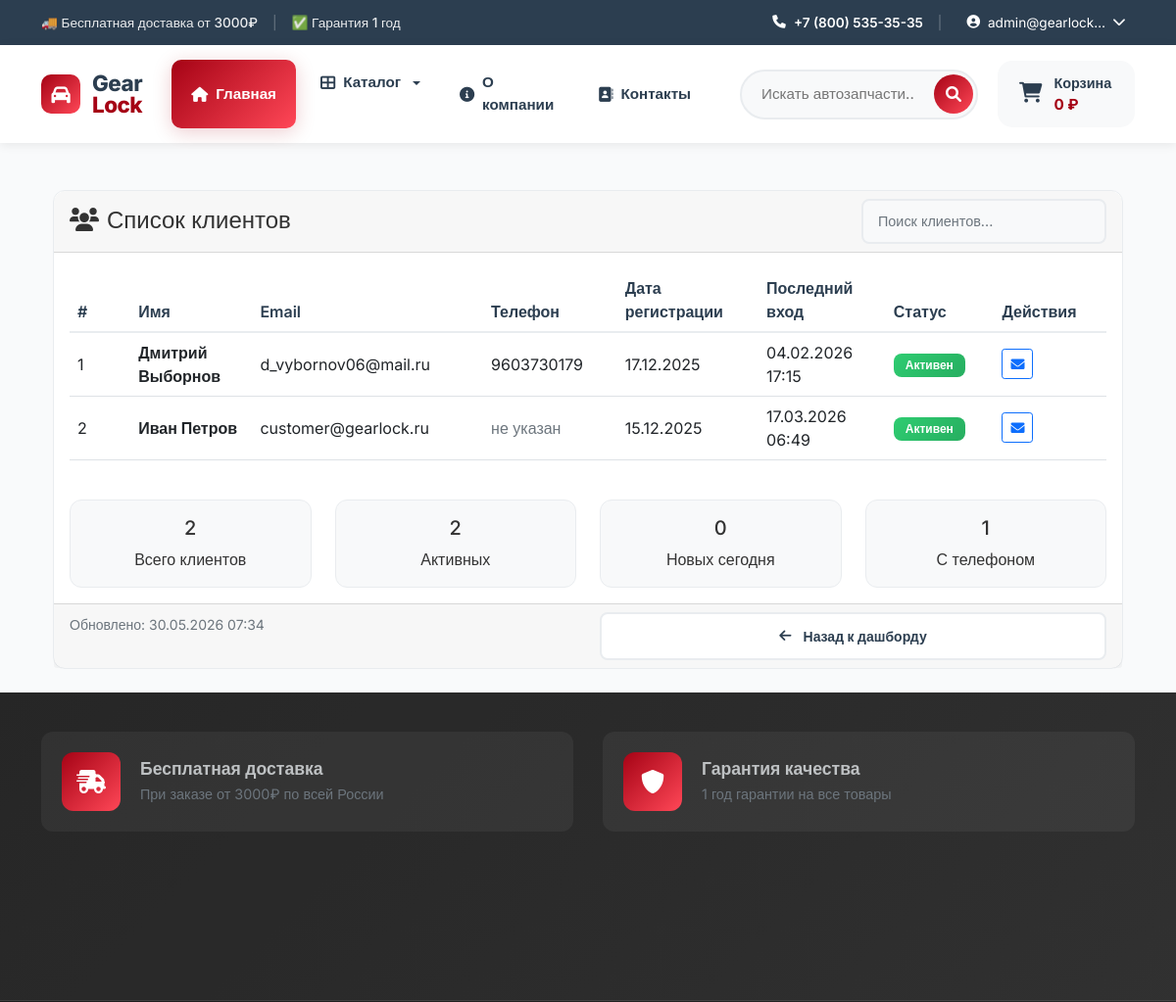
Page /users/customers/ (signed in, upper part) on the earlier database version.
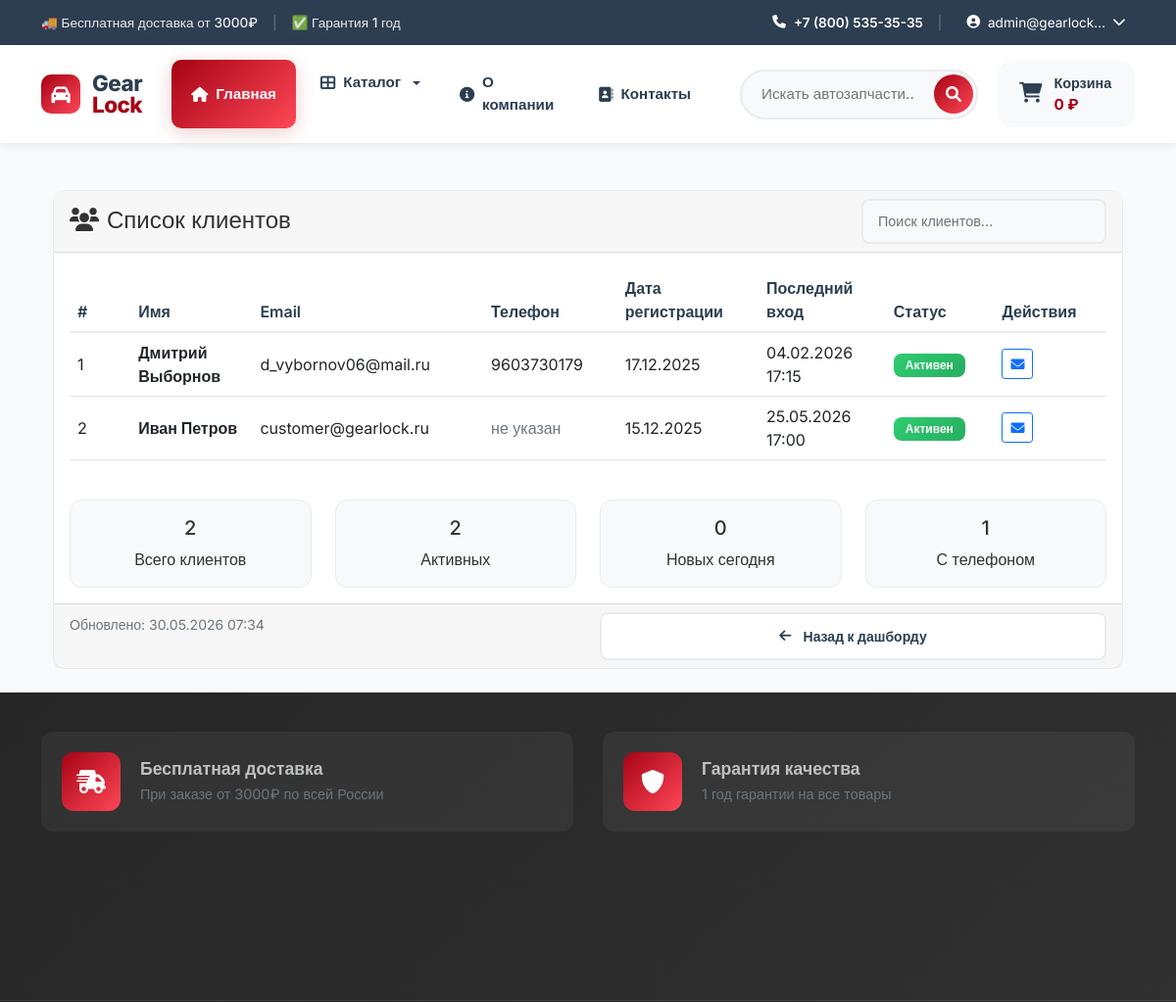
Same page on the later database version.
### users/models.py (models this page shows, shortened)
class User(AbstractUser):
    email = models.EmailField(_('email address'), unique=True)
    role = models.ForeignKey(
        Role,
        on_delete=models.SET_NULL,
        null=True,
        blank=True,
        verbose_name='Роль',
        related_name='users'
    )
    phone = models.CharField('Телефон', max_length=20, blank=True)
    address = models.TextField('Адрес', blank=True)
    postal_code = models.CharField('Почтовый индекс', max_length=20, blank=True)
    birth_date = models.DateField('Дата рождения', null=True, blank=True)
    USERNAME_FIELD = 'email'
    REQUIRED_FIELDS = ['username', 'first_name']
    class Meta:
        verbose_name = 'Пользователь'
        verbose_name_plural = 'Пользователи'

### users/views.py (the view)
# urls.py: path('customers/', views.customer_list, name='customer_list'),
@login_required
@manager_required
def customer_list(request):
    from django.utils import timezone
    from datetime import timedelta
    customers = User.objects.filter(role__name='customer').order_by('-date_joined')
    today = timezone.now().date()
    active_customers = customers.filter(is_active=True).count()
    new_customers_today = customers.filter(date_joined__date=today).count()
    customers_with_phone = customers.exclude(phone='').count()
    context = {
        'customers': customers,
        'active_customers': active_customers,
        'new_customers_today': new_customers_today,
        'customers_with_phone': customers_with_phone,
    }
    return render(request, 'users/customer_list.html', context)

### cart/cart.py (called while the page is built)
    def get_total_price(self):
        return sum(
            float(item['price']) * item['quantity']
            for item in self.cart.values()
        )

    def __len__(self):
        return sum(item['quantity'] for item in self.cart.values())

### cart/context_processors.py (called while the page is built)
def cart(request):
    return {'cart': Cart(request)}

### catalog/context_processors.py (called while the page is built)
def categories(request):
    main_categories = Category.objects.filter(
        parent__isnull=True
    ).exclude(
        slug=''
    ).exclude(
        slug__isnull=True
    ).prefetch_related('children').order_by('order', 'name')
    return {
        'categories': main_categories,
        'all_categories': Category.objects.exclude(slug='').exclude(slug__isnull=True)
    }

### templates/users/customer_list.html (shortened to what the changed rows need)
{% extends 'base.html' %}
{% load static %}
{% block content %}
<div class="container mt-4">
    <div class="row">
        <div class="col-12">
            <div class="card">
                <div class="card-body">
                    {% if customers %}
                        <div class="table-responsive">
                            <table class="table table-hover" id="customersTable">
                                <thead>
                                    <tr>
                                        <th>#</th>
                                        <th>Имя</th>
                                        <th>Email</th>
                                        <th>Телефон</th>
                                        <th>Дата регистрации</th>
                                        <th>Последний вход</th>
                                        <th>Статус</th>
                                        <th>Действия</th>
                                    </tr>
                                </thead>
                                <tbody>
                                    {% for customer in customers %}
                                        <tr>
                                            <td>{{ forloop.counter }}</td>
                                            <td>
                                                <strong>
                                                    {{ customer.get_full_name|default:customer.username }}
                                                </strong>
                                            </td>
                                            <td>{{ customer.email }}</td>
                                            <td>
                                                {% if customer.phone %}
                                                    {{ customer.phone }}
                                                {% else %}
                                                    <span class="text-muted">не указан</span>
                                                {% endif %}
                                            </td>
                                            <td>{{ customer.date_joined|date:"d.m.Y" }}</td>
                                            <td>
                                                {% if customer.last_login %}
                                                    {{ customer.last_login|date:"d.m.Y H:i" }}
                                                {% else %}
                                                    <span class="text-muted">никогда</span>
                                                {% endif %}
                                            </td>
                                            <td>
                                                <span class="badge
                                                    {% if customer.is_active %}bg-success
                                                    {% else %}bg-danger{% endif %}">
                                                    {% if customer.is_active %}
                                                        Активен
                                                    {% else %}
                                                        Неактивен
                                                    {% endif %}
                                                </span>
                                            </td>
                                            <td>
                                                <div class="btn-group btn-group-sm">
                                                    <a href="mailto:{{ customer.email }}"
                                                       class="btn btn-outline-primary"
                                                       title="Написать email">
                                                        <i class="fas fa-envelope"></i>
                                                    </a>
                                                </div>
                                            </td>
                                        </tr>
                                    {% endfor %}
                                </tbody>
                            </table>
                        </div>
                    {% else %}
                        <div class="text-center py-5">
                            <i class="fas fa-users-slash fa-4x text-muted mb-3"></i>
                            <h5>Клиентов пока нет</h5>
                            <p class="text-muted">Здесь будут отображаться все зарегистрированные покупатели</p>
                        </div>
                    {% endif %}
                </div>
            </div>
        </div>
    </div>
</div>
{% endblock %}

Differences in the rows shown:
changed User "Иван Петров": last_login "17.03.2026 06:49" → "25.05.2026 17:00"
